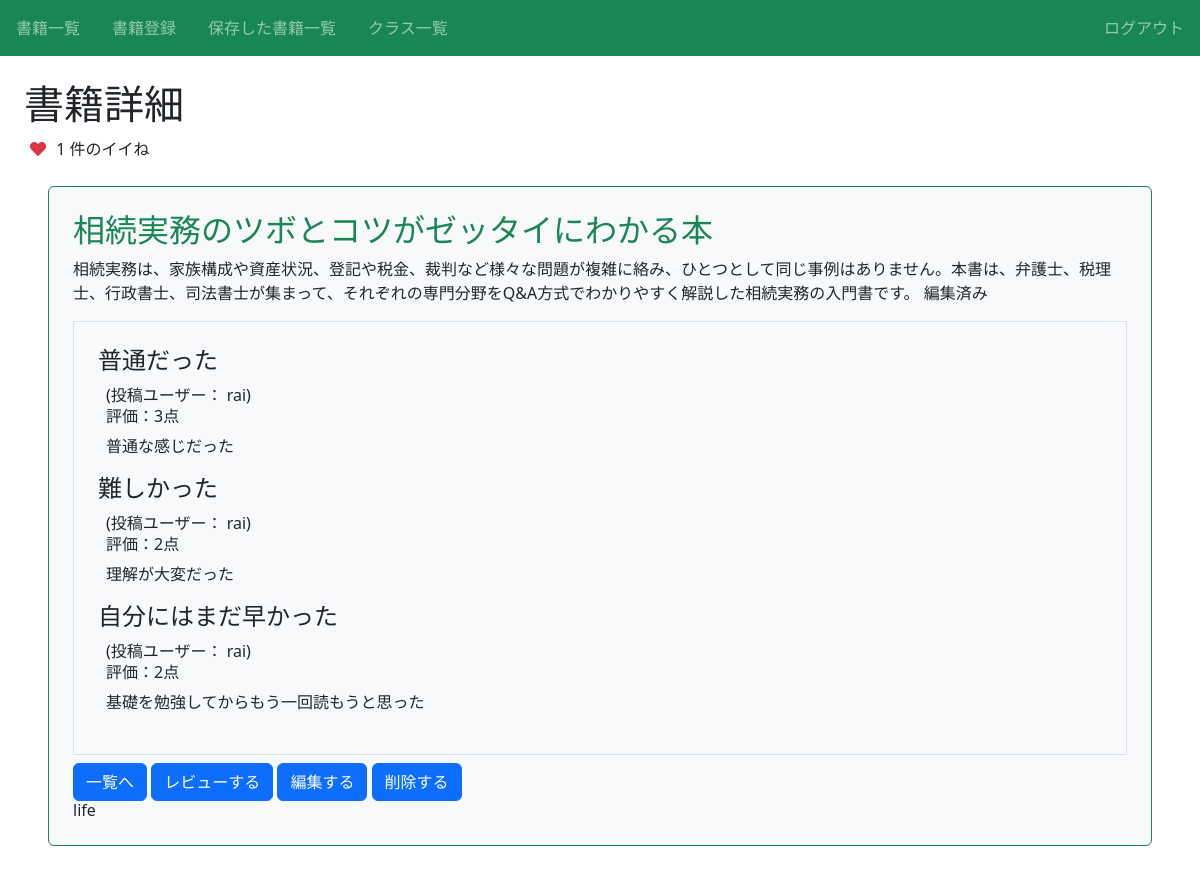
Page /book/12/detail/ (signed in) on the committed database.
### book/models.py (models this page shows, shortened)
class Book(models.Model):
    title = models.CharField(max_length = 100)
    text = models.TextField()
    thumbnail = models.ImageField(null=True, blank=True)
    category = models.CharField(
        max_length = 100,
        choices = CATEGORY
    )
    user = models.ForeignKey('auth.User', on_delete=models.CASCADE)
    class Meta:
        verbose_name = '本のデータ'

class Review(models.Model):
    book = models.ForeignKey(Book, on_delete=models.CASCADE)
    title = models.CharField(max_length=100)
    text = models.TextField()
    rate = models.IntegerField(choices=RATE_CHOICES)
    user = models.ForeignKey('auth.User', on_delete=models.CASCADE)

### book/views.py (the view)
# urls.py: path('book/<int:pk>/detail/', views.DetailBookView.as_view(), name='detail-book'),
class DetailBookView(LoginRequiredMixin, DetailView):
    template_name = 'book/book_detail.html'
    model = Book
    def get_context_data(self, **kwargs):
        context = super().get_context_data(**kwargs)
        like_for_book_count = self.object.likeforbook_set.count()
        context['like_for_book_count'] = like_for_book_count
        if self.object.likeforbook_set.filter(user=self.request.user).exists():
            context['is_user_liked_for_book'] = True
        else:
            context['is_user_liked_for_book'] = False
        return context

### book/templates/book/book_detail.html (shortened to what this page needs)
{% extends 'base.html' %}
{% block h1 %}書籍詳細{% endblock %}
{% block content %}
    <div class="card-header">
        {% if is_user_liked_for_book %}
        <button type="button" id="ajax-like-for-book" style="border:none;background:none">
        <i class="fas fa-heart text-danger" id="like-for-book-icon"></i>
        </button>
        {% else %}
        <button type="button" id="ajax-like-for-book" class="ajax-like-for-book" style="border:none;background:none">
        <i class="far fa-heart text-danger" id="like-for-book-icon"></i>
        </button>
        {% endif %}
        <span id="like-for-book-count">{{ like_for_book_count }}</span>
        <span>件のイイね</span>
    </div>
    <div class="p-4 m-4 bg-light border border-success rounded">
        <h2 class="text-success">{{ object.title }}</h2>
            <p>{{ object.text }}</p>
            <div class="border p-4 mb-2">
                {% for review in object.review_set.all %}
                <div>
                    <h3 class="h4">{{ review.title }}</h3>
                    <div class="px-2">
                        <span>(投稿ユーザー： {{ review.user.username }})</span>
                        <h6>評価：{{ review.rate }}点</h6>
                        <p>{{ review.text }}</p>
                    </div>
                </div>
                {% endfor %}
            </div>
            <a href="{% url 'list-book' %}" class="btn btn-primary">一覧へ</a>
            <a href="{% url 'review' object.pk %}" class="btn btn-primary">レビューする</a>
            <a href="{% url 'update-book' object.pk %}" class="btn btn-primary">編集する</a>
            <a href="{% url 'delete-book' object.pk %}" class="btn btn-primary">削除する</a>
            <h6 class="card-title">{{ object.category }}</h6>
    </div>
{% endblock content %}

### rows in the picture
Book: title "相続実務のツボとコツがゼッタイにわかる本", text "相続実務は、家族構成や資産状況、登記や税金、裁判など様々な問題が複雑に絡み、ひとつとして同じ事例はありません。本書は、弁護士、税理士、行政書士、司法書士が集まって、それぞれの専門分野をQ&A方式でわかりやすく解説した相続実務の入門書です。 編集済み", category "life"
Review: title "普通だった", user.username "rai", rate "3", text "普通な感じだった"
Review: title "難しかった", user.username "rai", rate "2", text "理解が大変だった"
Review: title "自分にはまだ早かった", user.username "rai", rate "2", text "基礎を勉強してからもう一回読もうと思った"

### other values in the picture
{{ like_for_book_count }} "1"
